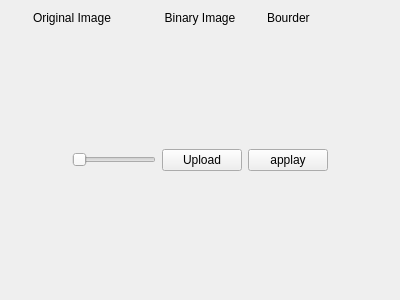
<?xml version="1.0" encoding="UTF-8"?>
<ui version="4.0">
 <class>Form</class>
 <widget class="QWidget" name="Form">
  <property name="geometry">
   <rect>
    <x>0</x>
    <y>0</y>
    <width>400</width>
    <height>300</height>
   </rect>
  </property>
  <property name="windowTitle">
   <string>Form</string>
  </property>
  <layout class="QVBoxLayout" name="verticalLayout_2">
   <item>
    <layout class="QVBoxLayout" name="verticalLayout">
     <item>
      <layout class="QHBoxLayout" name="horizontalLayout_3">
       <item>
        <layout class="QVBoxLayout" name="org_img_layout">
         <item>
          <widget class="QLabel" name="label">
           <property name="layoutDirection">
            <enum>Qt::LeftToRight</enum>
           </property>
           <property name="text">
            <string>Original Image</string>
           </property>
           <property name="alignment">
            <set>Qt::AlignCenter</set>
           </property>
          </widget>
         </item>
        </layout>
       </item>
       <item>
        <layout class="QVBoxLayout" name="bin_img_layout">
         <item>
          <widget class="QLabel" name="label_2">
           <property name="text">
            <string>Binary Image</string>
           </property>
           <property name="alignment">
            <set>Qt::AlignCenter</set>
           </property>
          </widget>
         </item>
        </layout>
       </item>
       <item>
        <layout class="QVBoxLayout" name="bourder_img_layout">
         <item>
          <widget class="QLabel" name="label_3">
           <property name="text">
            <string>Bourder</string>
           </property>
          </widget>
         </item>
        </layout>
       </item>
      </layout>
     </item>
     <item>
      <spacer name="verticalSpacer">
       <property name="orientation">
        <enum>Qt::Vertical</enum>
       </property>
       <property name="sizeType">
        <enum>QSizePolicy::Maximum</enum>
       </property>
       <property name="sizeHint" stdset="0">
        <size>
         <width>20</width>
         <height>300</height>
        </size>
       </property>
      </spacer>
     </item>
     <item>
      <layout class="QHBoxLayout" name="horizontalLayout">
       <item>
        <spacer name="horizontalSpacer_2">
         <property name="orientation">
          <enum>Qt::Horizontal</enum>
         </property>
         <property name="sizeHint" stdset="0">
          <size>
           <width>40</width>
           <height>20</height>
          </size>
         </property>
        </spacer>
       </item>
       <item>
        <widget class="QSlider" name="binary_threshold_slider">
         <property name="maximumSize">
          <size>
           <width>400</width>
           <height>16777215</height>
          </size>
         </property>
         <property name="maximum">
          <number>250</number>
         </property>
         <property name="orientation">
          <enum>Qt::Horizontal</enum>
         </property>
        </widget>
       </item>
       <item>
        <widget class="QPushButton" name="Upload_button">
         <property name="text">
          <string>Upload</string>
         </property>
        </widget>
       </item>
       <item>
        <widget class="QPushButton" name="applay_boundry_tracing_btn">
         <property name="text">
          <string>applay</string>
         </property>
        </widget>
       </item>
       <item>
        <spacer name="horizontalSpacer">
         <property name="orientation">
          <enum>Qt::Horizontal</enum>
         </property>
         <property name="sizeHint" stdset="0">
          <size>
           <width>40</width>
           <height>20</height>
          </size>
         </property>
        </spacer>
       </item>
      </layout>
     </item>
     <item>
      <spacer name="verticalSpacer_2">
       <property name="orientation">
        <enum>Qt::Vertical</enum>
       </property>
       <property name="sizeType">
        <enum>QSizePolicy::Maximum</enum>
       </property>
       <property name="sizeHint" stdset="0">
        <size>
         <width>20</width>
         <height>300</height>
        </size>
       </property>
      </spacer>
     </item>
    </layout>
   </item>
  </layout>
 </widget>
 <resources/>
 <connections/>
</ui>
